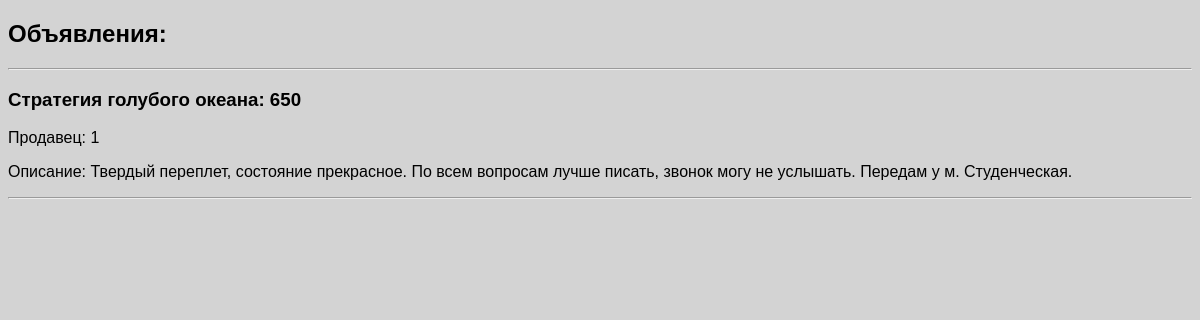
Page /ads/ad/http/2/ on the committed database.
### ads/models.py (models this page shows, shortened)
class Ad(models.Model):
    name = models.CharField(max_length=100, verbose_name="Объявление")
    author = models.CharField(max_length=100, verbose_name="Автор")
    price = models.IntegerField(verbose_name="Цена")
    description = models.CharField(max_length=1000, verbose_name="Описание", null=True, blank=True)
    address = models.CharField(max_length=120, verbose_name="Адрес")
    is_published = models.BooleanField(default=False, verbose_name="Опубликован или нет")
    category = models.ForeignKey('Cat', on_delete=models.PROTECT, verbose_name="Категория")
    class Meta:
        verbose_name_plural = "Объявления"
        verbose_name = "Объявление"

### ads/views.py (the view)
# urls.py: path("ad/http/<int:pk>/", views.AdHTTPDetailView.as_view(), name="ad_http_detail"),
class AdHTTPDetailView(DetailView):
    model = Ad

### ads/templates/ads/ad_detail.html (shortened to what this page needs)
{% load static %}
<!DOCTYPE html>
<html lang="en">
<head>
    <link rel="stylesheet" href="{% static 'style.css' %}">
</head>
<body>
    <h2>Объявления:</h2><hr>
    <div>
        <h3>{{ ad.name }}: {{ ad.price }}</h3>
        <p>Продавец: {{ ad.author }}</p>
        <p>Описание: {{ ad.description }}</p><hr>
    </div>
</body>
</html>

### ads/static/style.css (style rules this page uses)
body { font-family: sans-serif; background-color: lightgrey; }

### rows in the picture
Ad: name "Стратегия голубого океана", price "650", author "1", description "Твердый переплет, состояние прекрасное. По всем вопросам лучше писать, звонок могу не услышать. Передам у м. Студенческая."
